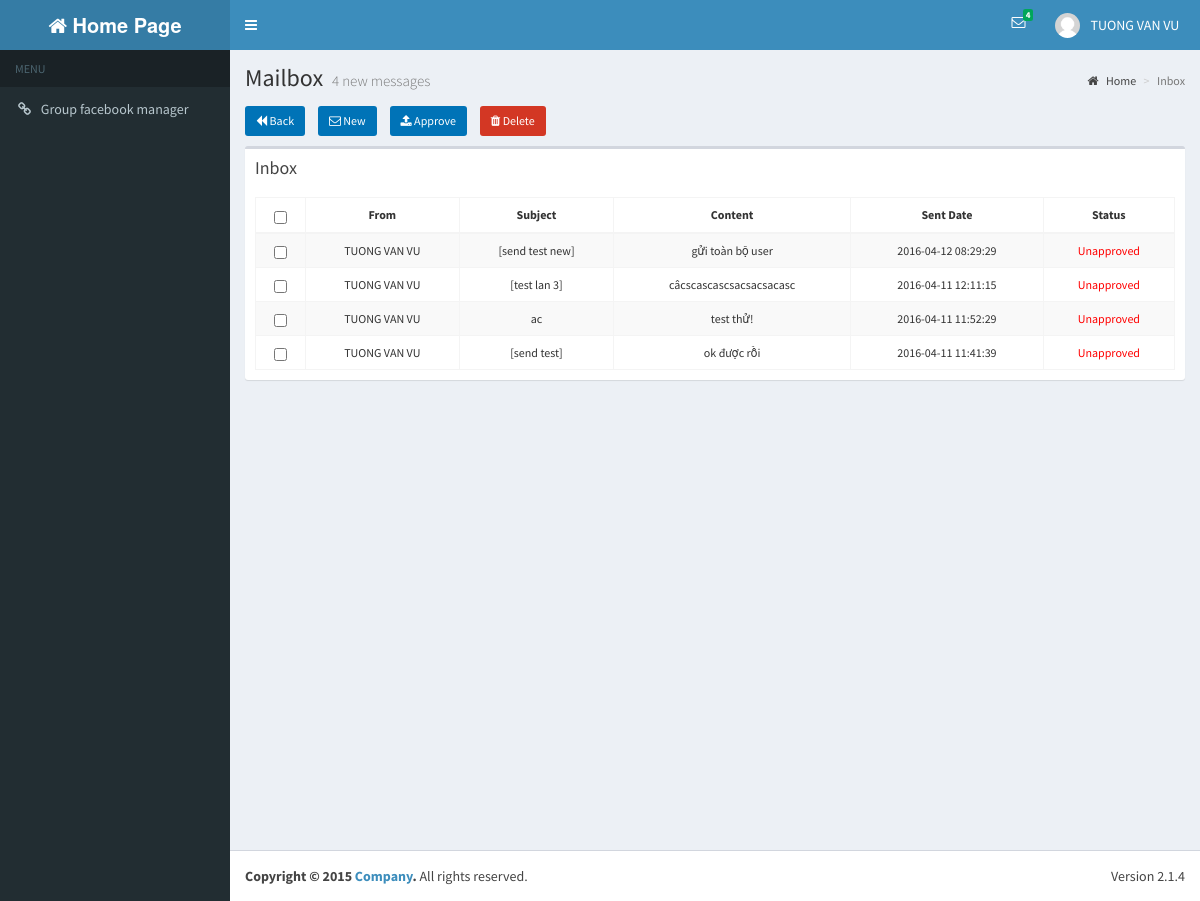
The page /inboxView.php (signed in) on the database its author committed.
### tables this page shows
CREATE TABLE IF NOT EXISTS `users` (
  `UserId` int(20) NOT NULL AUTO_INCREMENT,
  `UserName` varchar(30) NOT NULL,
  `Password` varchar(16) NOT NULL,
  `FullName` varchar(50) DEFAULT NULL,
  `Address1` varchar(100) DEFAULT NULL,
  `Birthday` datetime DEFAULT NULL,
  `PhoneNumber1` varchar(15) DEFAULT NULL,
  `Email` varchar(50) DEFAULT NULL,
  `Gender` varchar(10) DEFAULT NULL,
  `CreateTime` timestamp NOT NULL DEFAULT '0000-00-00 00:00:00',
  `UpdateTime` timestamp NOT NULL DEFAULT '0000-00-00 00:00:00' ON UPDATE CURRENT_TIMESTAMP,
  `Avatar` varchar(100) DEFAULT NULL,
  `PhoneNumber2` varchar(100) DEFAULT NULL,
  `Address2` varchar(100) DEFAULT NULL,
  `Class` varchar(50) DEFAULT NULL,
  `School` varchar(100) DEFAULT NULL,
  `FacebookId` varchar(50) DEFAULT NULL,
  PRIMARY KEY (`UserId`),
  KEY `avatar` (`Avatar`)
);

CREATE TABLE IF NOT EXISTS `inbox` (
  `InboxId` int(20) NOT NULL AUTO_INCREMENT,
  `FromUserId` int(20) DEFAULT NULL,
  `ToUserId` int(20) DEFAULT NULL,
  `Subject` varchar(50) DEFAULT NULL,
  `Content` text,
  `Status` varchar(50) DEFAULT NULL,
  `Sentdate` timestamp NOT NULL DEFAULT '0000-00-00 00:00:00',
  `CreateTime` timestamp NOT NULL DEFAULT '0000-00-00 00:00:00',
  `UpdateTime` timestamp NOT NULL DEFAULT '0000-00-00 00:00:00' ON UPDATE CURRENT_TIMESTAMP,
  PRIMARY KEY (`InboxId`),
  KEY `fk_inbox_users_from_idx` (`FromUserId`),
  KEY `fk_inbox_users_to_idx` (`ToUserId`)
);

### dao/db_connect.php (called while the page is built, shortened)
<?php
class DB_CONNECT {
    function connect() {
        $con = @mysql_connect(DB_SERVER, DB_USER, DB_PASSWORD) or die(mysql_error());
        return $con;
    }
}
?>

### dao/daoInbox.php (called while the page is built, shortened)
<?php
require_once 'db_connect.php';
require_once '/../models/inbox.php';
$inboxId = "InboxId";
$subject = "Subject";
$content = "Content";
$status = "Status";
$sentdate = "Sentdate";
$updateTime = "UpdateTime";
function getInboxIdUseStatus($varName) {
    $result = mysql_query("SELECT 1 FROM inbox "
            . " WHERE  status = 1 and toUserId = " . $varName)
            or die(mysql_error());
    if (mysql_num_rows($result) > 0) {
        return mysql_num_rows($result);
    }
    return 0;
}
function getListInboxSize($userId) {
    $listInbox = array();
    $result = mysql_query("SELECT 1 FROM inbox a,users b, status c "
            . "WHERE a.ToUserId = b.userId and a.status = c.StatusId and a. toUserId = " . $userId . " order by a.sentdate desc")
            or die(mysql_error());
    if (mysql_num_rows($result) > 0) {
        return mysql_num_rows($result);
    }
    return 0;
}
function getListInbox2($userId, $start, $row) {
    global $inboxId, $fromUserId, $toUserId, $subject, $content, $status, $sentdate, $createTime, $updateTime;
    $listInbox = array();
    $result = mysql_query("SELECT b.`FullName`,a.`InboxId`, a.`Subject`, a.`Content`,  a.`Sentdate`, a.`Status` FROM inbox a,users b "
            . "WHERE a.ToUserId = b.UserId and a.ToUserId = " . $userId . " order by a.sentdate desc limit " . $start . "," . $row)
            or die(mysql_error());
    if (mysql_num_rows($result) > 0) {
        while ($row = mysql_fetch_array($result)) {
            $inbox = new Inbox();
            $inbox->setFromUserId($row['FullName']);
            $inbox->setInboxId($row[$inboxId]);
            $inbox->setSubject($row[$subject]);
            $inbox->setContent($row[$content]);
            $inbox->setStatus($row[$status]);
            $inbox->setSentdate($row[$sentdate]);
            array_push($listInbox, $inbox);
        }
    }
    return $listInbox;
}
?>

### dao/daoUsers.php (called while the page is built, shortened)
<?php
require_once 'db_connect.php';
require_once '/../models/users.php';
$userId = "UserId";
$userName = "UserName";
$password = "Password";
$fullName = "FullName";
$avatar = "Avatar";
$address1 = "Address1";
$address2 = "Address2";
$phoneNumber1 = "PhoneNumber1";
$phoneNumber2 = "PhoneNumber2";
$email = "Email";
$gender = "Gender";
$school = "School";
$class = "Class";
$createTime = "CreateTime";
$updateTime = "UpdateTime";
function getUserById($varUserName) {
    global $userId, $userName, $password, $fullName, $address1, $address2, $birthday, $phoneNumber1, $phoneNumber2, $email, $gender, $createTime, $updateTime, $school, $class, $avatar;
    $result = mysql_query("SELECT * ,DATE_FORMAT(Birthday, \"%d-%l-%Y\") AS DOB FROM users WHERE UserId = '" . $varUserName . "'") or die(mysql_error());
    if (mysql_num_rows($result) > 0) {
        while ($row = mysql_fetch_array($result)) {
            $users = new Users();
            $users->setUserId($row[$userId]);
            $users->setUserName($row[$userName]);
            $users->setPassword($row[$password]);
            $users->setFullName($row[$fullName]);
            $users->setAddress2($row[$address2]);
            $users->setAddress1($row[$address1]);
            $users->setBirthday($row['DOB']);
            $users->setAvatar($row[$avatar]);
            $users->setPhoneNumber2($row[$phoneNumber2]);
            $users->setPhoneNumber1($row[$phoneNumber1]);
            $users->setEmail($row[$email]);
            $users->setGender($row[$gender]);
            $users->setSchool($row[$school]);
            $users->setClass($row[$class]);
            $users->setCreateTime($row[$createTime]);
            $users->setUpdateTime($row[$updateTime]);
            return $users;
        }
    }
    return null;
}
function getNameUserUseUserId($varName) {
    global $userId, $userName, $fullName;
    $result = mysql_query("SELECT *FROM users WHERE " . $userId . " = '" . $varName . "'") or die(mysql_error());
    return $varName;
}
function checkRoleQLNhom($varName) {
    $result = mysql_query("SELECT * from user_role where roleId = 3 AND UserId = " . $varName) or die(mysql_error());
    if (mysql_num_rows($result) > 0) {
        return true;
    }
    return false;
}
?>

### dao/daoGroups.php (called while the page is built, shortened)
<?php
require_once 'db_connect.php';
$email = "Email";
$createTime = "CreateTime";
?>

### models/users.php (called while the page is built, shortened)
<?php
class Users {
    private $fullName;
    function getFullName() {
        return $this->fullName;
    }
    function setFullName($fullName) {
        $this->fullName = $fullName;
    }
}

### models/inbox.php (called while the page is built, shortened)
<?php
class Inbox {
    private $inboxId;
    private $fromUserId;
    private $subject;
    private $content;
    private $status;
    private $sentDate;
    function getInboxId() {
        return $this->inboxId;
    }
    function getFromUserId() {
        return $this->fromUserId;
    }
    function getSubject() {
        return $this->subject;
    }
    function getContent() {
        return $this->content;
    }
    function getStatus() {
        return $this->status;
    }
    function getSentDate() {
        return $this->sentDate;
    }
    function setInboxId($inboxId) {
        $this->inboxId = $inboxId;
    }
    function setFromUserId($fromUserId) {
        $this->fromUserId = $fromUserId;
    }
    function setSubject($subject) {
        $this->subject = $subject;
    }
    function setContent($content) {
        $this->content = $content;
    }
    function setStatus($status) {
        $this->status = $status;
    }
    function setSentDate($sentDate) {
        $this->sentDate = $sentDate;
    }
}
?>

### inboxView.php (the view, shortened to what this page needs)
<?php
require_once '/dao/daoUsers.php';
require_once '/models/users.php';
require_once '/models/inbox.php';
require_once '/dao/daoInbox.php';
require_once '/dao/daoGroups.php';
require_once '/dao/daoUsers.php';
require_once '/models/users.php';
$userNameLogin = getUserById($_SESSION['user_id']);
$numInbox = getInboxIdUseStatus($_SESSION['user_id']);
$current = $_GET['pageNumInbox'] == null ? 1 : $_GET['pageNumInbox'];
$start = ($current - 1) * 10+1;
$listInbox = (array) getListInbox2($_SESSION['user_id'], ($start-1), 10);
$totalRecord = getListInboxSize($_SESSION['user_id']);
?>
<html>
    <head>
        <?php include 'includeCss.php'; ?>
    </head>
    <body class="hold-transition skin-blue sidebar-mini">
        <div class="wrapper">
            <?php include 'includeTab.php';?>
            <div class="content-wrapper">
                <section class="content-header">
                    <h1>
                        Mailbox
                        <small><?php echo $totalRecord ?> new messages</small>
                    </h1>
                    <ol class="breadcrumb">
                        <li><a href="homePage.php"><i class="fa fa-home"></i> Home</a></li>
                        <li class="active">Inbox</li>
                    </ol>
                </section>
                <section class="content">
                    <div class="row">
                        <form id="form_id" name="myform" action="approvedInbox.php" method="POST">
                                <div class= "col-md-12" style="padding-bottom: 10px;">
                                    <div class= "left" style="display:inline">
                                        <a class="left text-center btn btn-sm btn-file bg-blue" href = "homePage.php"><i class="fa fa-backward"></i> Back</a>
                                    </div>
                                    <div class= "center" style="margin-left: 10px; display:inline">
                                        <a class="left text-center btn btn-sm btn-file bg-blue" href = "sentMailPage.php"><i class="fa fa-envelope-o"></i> New</a>
                                    </div>
                                    <div class= "center" style="margin-left: 10px;display:inline">
                                        <button type="button"class="text-center btn btn-sm btn-file bg-blue" name="approve"><i class="fa fa-upload"></i> Approve</button>
                                    </div>
                                    <div class= "right" style="margin-left: 10px;display:inline">
                                        <button  type="button" name="deleteGroup" class="text-center btn btn-sm btn-file bg-red-active"><i class="fa fa-trash"></i> Delete</button>
                                    </div>
                                </div>
                            <div class="col-md-12">
                                <div class="box table-responsive">
                                    <div class="box-header">
                                        <h3 class="box-title">Inbox</h3>
                                    </div>
                                    <div class="box-body">
                                        <table id="example1" class="table table-bordered table-striped text-center text-sm" cellspacing="0" width="100%">
                                            <thead>
                                                <tr>
                                                    <th><input type="checkbox" id="selectall"/></th>
                                                    <th>From</th>
                                                    <th>Subject</th>
                                                    <th>Content</th>
                                                    <th>Sent Date</th>
                                                    <th>Status</th>
                                                </tr>
                                            </thead>
                                            <tbody>
                                                <?php
                                                foreach ($listInbox as $row) {
                                                    echo '<tr>';
                                                    echo "<td><input type=\"checkbox\" class =\"cbox\" name=\"checkbox_name[]\" value=\"{$row->getInboxId()}\" /></td>";
                                                    echo "<td>" . getNameUserUseUserId($row->getFromUserId()) . "</td>";
                                                    echo "<td>{$row->getSubject()}</td>";
                                                    echo "<td>{$row->getContent()}</td>";
                                                    echo "<td>{$row->getSentDate()}</td>";
                                                    if ($row->getStatus() == 1)
                                                        echo "<td><font color=\"#ff0000\">Unapproved</font></td>";
                                                    else
                                                        echo "<td>Approved</td>";
                                                    echo '</tr>';
                                                }
                                                ?>
                                            </tbody>
                                        </table>
                                    </div>
                                </div>
                            </div>
                        </form>
                    </div>
                    <div class="row">
                        <div class="padding-2 col-md-12 text-center">
                        </div>
                    </div>
                </section>
            </div>
            <?php include 'includeFooter.php'; ?>
    </body>
</html>

### includeTab.php (shortened to what this page needs)
<header class="main-header">
    <a href="homePage.php" class="logo">
        <span class="logo-lg "><i class="fa fa-home"></i><b> Home Page</b></span>
    </a>
    <nav class="navbar navbar-static-top" role="navigation">
        <a href="#" class="sidebar-toggle" data-toggle="offcanvas" role="button">
        </a>
        <div class="navbar-custom-menu">
            <ul class="nav navbar-nav">
                <li class="dropdown messages-menu">
                    <a href="#" class="dropdown-toggle" data-toggle="dropdown">
                        <i class="fa fa-envelope-o"></i>
                        <span class="label label-success"><?php echo '' . ($numInbox == null ? 0 : $numInbox); ?></span>
                    </a>
                </li>
                <li class="dropdown user user-menu">
                    <a href="#" class="dropdown-toggle" data-toggle="dropdown">
                        <img src="dist/img/user2-160x160.jpg" class="user-image" alt="User Image">
                        <span class="hidden-xs"> <?php echo $userNameLogin->getFullName(); ?>&nbsp;&nbsp; </span>
                    </a>
                </li>
            </ul>
        </div>
    </nav>
</header>
<aside class="main-sidebar ">
    <section class="sidebar" >
        <?php $adminRole = checkRoleAdminUsingUserId($_SESSION['user_id']);
            ?>
        <ul class="sidebar-menu">
            <li class="header">MENU</li>
            <?php if ($adminRole) { ?>
                <li><a href="rolesView.php?pageNumRole=1"><i class="fa fa-link"></i> <span>Permission user manager</span></a></li>
            <?php } if (checkRoleQLNhom($_SESSION['user_id']) || checkRoleAdminUsingUserId($_SESSION['user_id'])) { ?>
                <li><a href="subGroup.php"><i class="fa fa-link"></i> <span>Group facebook manager</span></a></li>
            <?php } ?>
        </ul>
    </section>
</aside>

### css/w3.css (style rules this page uses)
*,*:before,*:after { box-sizing:inherit }
html { -ms-text-size-adjust:100%;-webkit-text-size-adjust:100% }
body { margin:0 }
article,aside,details,figcaption,figure,footer,header,main,menu,nav,section,summary { display:block }
a { background-color:transparent;-webkit-text-decoration-skip:objects }
small { font-size:80% }
img { border-style:none }
button,input,select,textarea { font:inherit;margin:0 }
button,input { overflow:visible }
button,select { text-transform:none }
button,html [type=button],[type=reset],[type=submit] { -webkit-appearance:button }
[type=checkbox],[type=radio] { padding:0 }
html,body { font-family:Verdana,sans-serif;font-size:15px;line-height:1.5 }
html { overflow-x:hidden }
h1,h2,h3,h4,h5,h6,.w3-slim,.w3-wide { font-family:"Segoe UI",Arial,sans-serif }
h1 { font-size:36px }
h3 { font-size:24px }
h1,h2,h3,h4,h5,h6 { font-weight:400;margin:10px 0 }
img { margin-bottom:-5px }
a { color:inherit }

### rows shown on the page
users: FullName "TUONG VAN VU"
inbox: FromUserId "TUONG VAN VU", Subject "[send test new]", Content "gửi toàn bộ user", Sentdate "2016-04-12 08:29:29", Status "Unapproved"
inbox: FromUserId "TUONG VAN VU", Subject "[test lan 3]", Content "câcscascascsacsacsacasc", Sentdate "2016-04-11 12:11:15", Status "Unapproved"
inbox: FromUserId "TUONG VAN VU", Subject "ac", Content "test thử!", Sentdate "2016-04-11 11:52:29", Status "Unapproved"
inbox: FromUserId "TUONG VAN VU", Subject "[send test]", Content "ok được rồi", Sentdate "2016-04-11 11:41:39", Status "Unapproved"

### other values the page prints
$numInbox "4"
$totalRecord "4"
